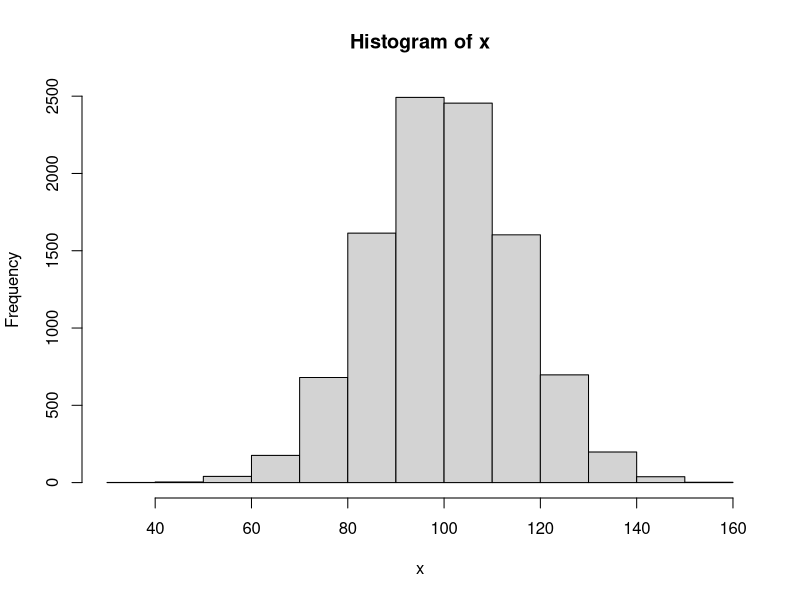

This chart was generated by the following R code:
## ---- chunk 1
x <- rnorm(10000, mean = 100, sd = 15)
hist(x)
